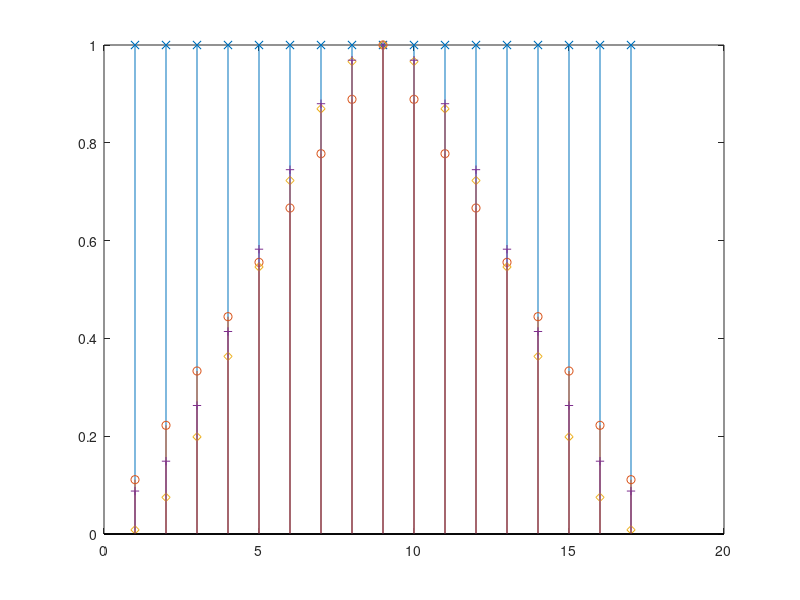

The MATLAB source for this figure:
M = 8;
k = -M:M;

% retangular
wk = ones(size(k));
stem(wk, 'x'); hold on

% bartlett
wk = 1 - abs(k)/(M+1);
stem(wk, 'o');

% hanning
wk = 0.5 + 0.5*cos(2*pi*k/(2*M+1));
stem(wk, 'd');

% hamming
wk = 0.54 + 0.46*cos(2*pi*k/(2*M+1));
stem(wk, '+');

hold off
